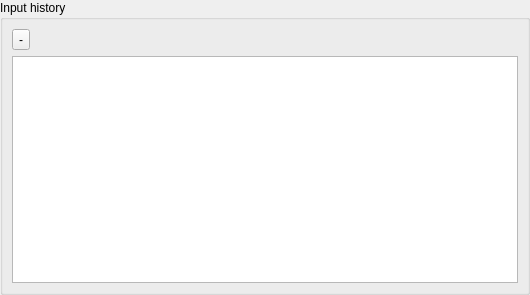
<?xml version="1.0" encoding="UTF-8"?>
<ui version="4.0">
 <class>HistoryWidget</class>
 <widget class="QWidget" name="HistoryWidget">
  <property name="geometry">
   <rect>
    <x>0</x>
    <y>0</y>
    <width>530</width>
    <height>295</height>
   </rect>
  </property>
  <property name="windowTitle">
   <string>Form</string>
  </property>
  <layout class="QVBoxLayout" name="verticalLayout">
   <property name="leftMargin">
    <number>0</number>
   </property>
   <property name="topMargin">
    <number>0</number>
   </property>
   <property name="rightMargin">
    <number>0</number>
   </property>
   <property name="bottomMargin">
    <number>0</number>
   </property>
   <item>
    <widget class="QGroupBox" name="groupBox">
     <property name="title">
      <string>Input history</string>
     </property>
     <layout class="QVBoxLayout" name="verticalLayout_2">
      <item>
       <widget class="QToolButton" name="toolButton">
        <property name="text">
         <string notr="true">-</string>
        </property>
       </widget>
      </item>
      <item>
       <widget class="QListView" name="listView"/>
      </item>
     </layout>
    </widget>
   </item>
  </layout>
 </widget>
 <resources/>
 <connections/>
</ui>
